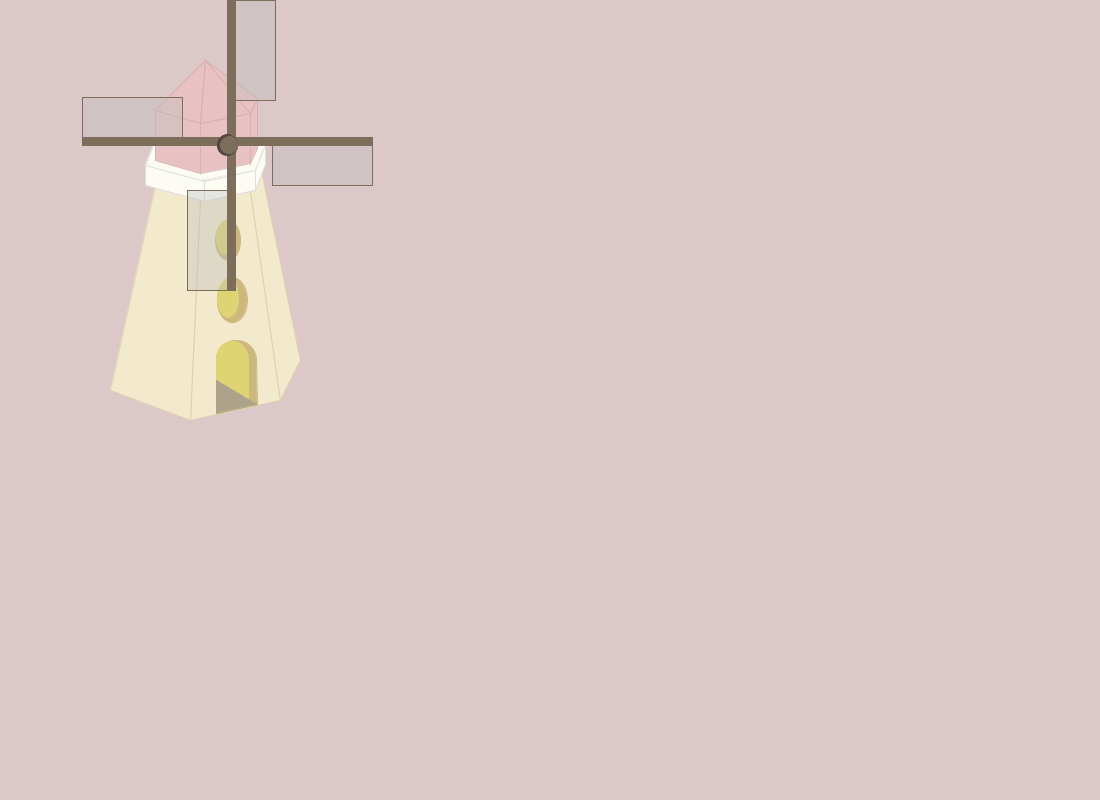
Frame 1 (no input)
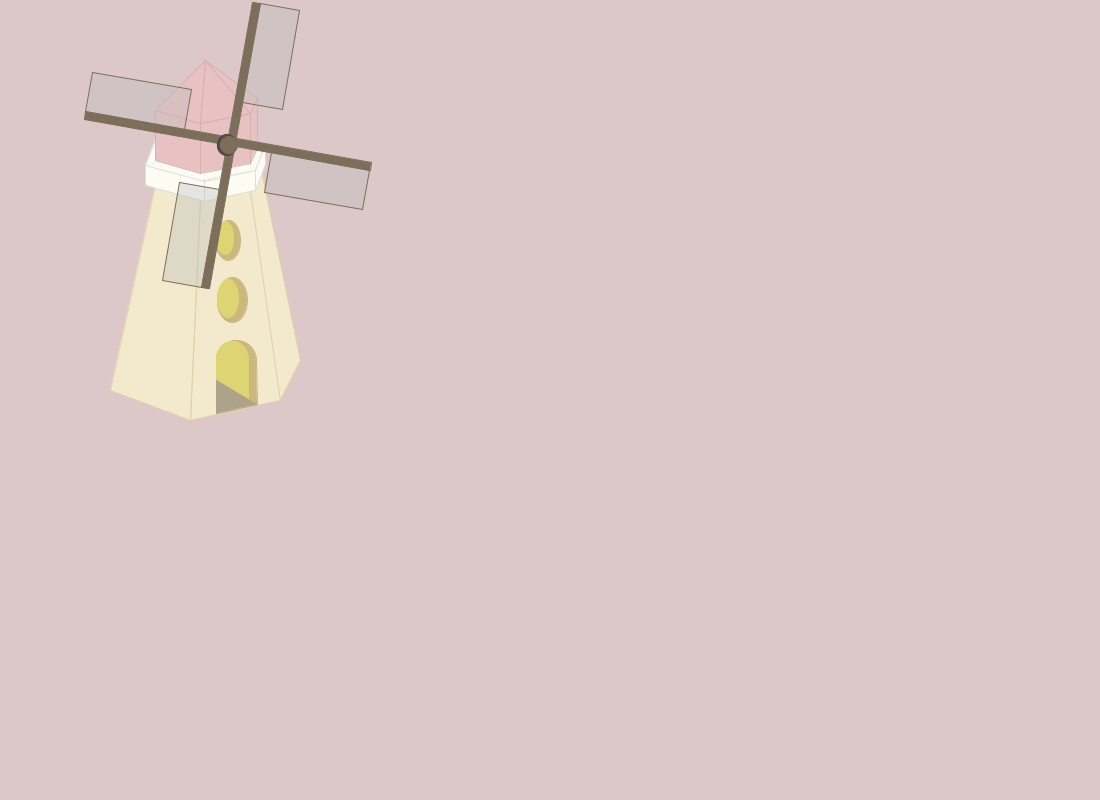
Frame 60 (the mouse pressed at the canvas centre just before this capture)
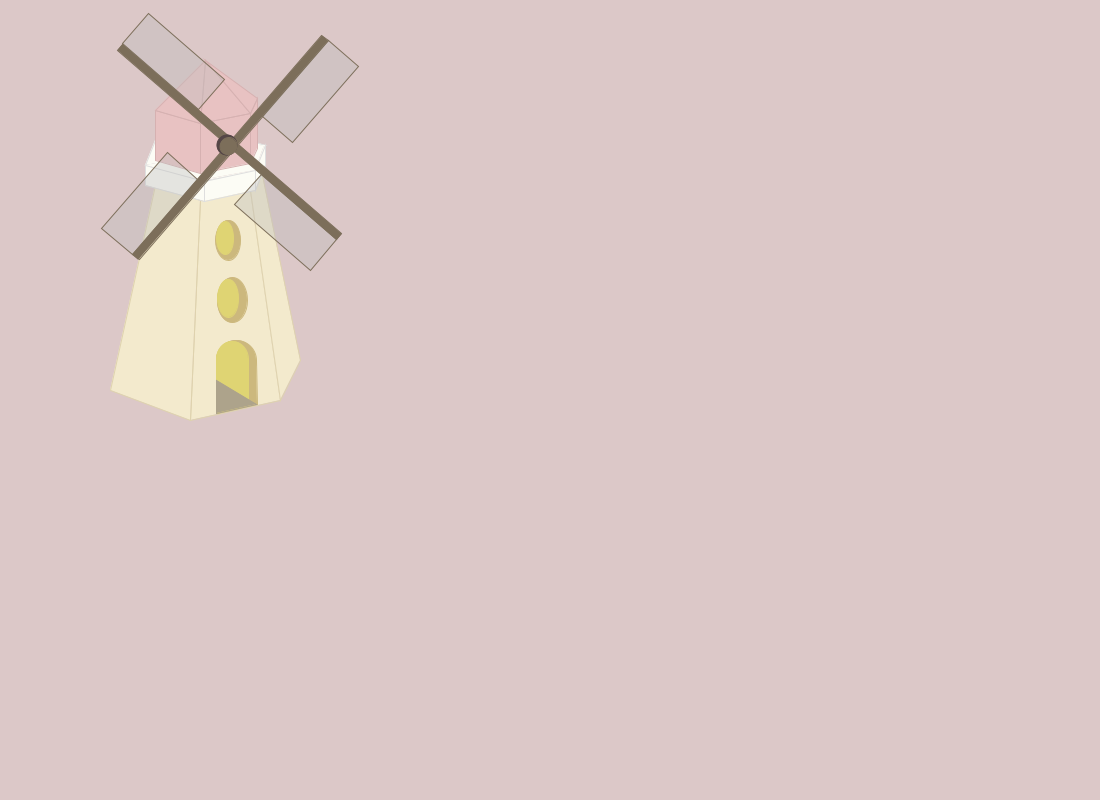
Frame 120 (the mouse held since frame 60 and released just before this capture)

The Processing sketch that drew these frames (run headless with seeded random() and noise(); from frame 60 on, the mouse is pressed at the canvas centre):

// Processing sketch: Team_1
// ── Team_1.pde
int x, y = 0;
float angle = 0; 
float aVelocity = 0;
float aAcceleration = 0.0001;

void setup() {
  size(1100, 800);
}

void wind(int x, int y) {
  pushStyle();
  background(220, 200, 200);

  //body
  fill(243, 234, 205);
  stroke(222, 210, 174);
  quad(200, 200, 250, 190, 280, 400, 190, 420);
  quad(155, 185, 200, 200, 190, 420, 110, 390);
  quad(250, 190, 260, 165, 300, 360, 280, 400);

  //window
  fill(204, 184, 125);
  stroke(204, 184, 125);
  ellipse(228, 240, 25, 40);
  ellipse(232, 300, 30, 45);
  fill(223, 212, 115);
  stroke(223, 212, 115);
  ellipse(225, 238, 17, 33);
  ellipse(228, 298, 21, 38);

  //door
  fill(204, 184, 125);
  stroke(204, 184, 125);
  ellipse(236, 360, 40, 40);
  quad(216, 360, 256, 360, 257, 404, 217, 413);
  fill(223, 212, 115);
  stroke(223, 212, 115);
  ellipse(232, 359, 32, 36);
  quad(216, 360, 248, 360, 248, 405, 216, 413);  
  fill(173, 163, 139);
  stroke(173, 163, 139);
  triangle(216, 413, 216, 380, 256, 404);
  
  //head
  fill(252, 252, 245);
  stroke(222, 222, 222);
  quad(155, 140, 215, 130, 265, 145, 145, 165);
  stroke(252, 252, 245);
  quad(146, 165, 264, 145, 255, 170, 195, 181);
  stroke(222, 222, 222);
  quad(145, 165, 204, 181, 204, 201, 145, 185);
  quad(204, 181, 255, 170, 255, 190, 204, 201);
  quad(255, 170, 265, 145, 265, 165, 255, 190);
  
  fill(232, 194, 194);
  stroke(214, 177, 177);
  quad(155, 160, 155, 110, 200, 123, 200, 173);
  quad(200, 173, 200, 123, 250, 113, 250, 163);
  quad(250, 163, 250, 113, 257, 98, 257, 148);
  triangle(200, 123, 205, 60, 250, 113);
  triangle(155, 110, 205, 60, 200, 123);
  triangle(250, 113, 205, 60, 257, 98);
  
  //wing
  pushMatrix();
  translate(227, 145);
  rotate(angle);
  
  fill(124, 110, 90);
  stroke(124, 110, 90);
  rect(0, -145, 8, 290);
  rect(-145, -8, 290, 8);
  
  fill(188, 188, 188, 95);
  quad(-145, -8, -145, -48, -45, -48, -45, -8);
  quad(8, -145, 48, -145, 48, -45, 8, -45);
  quad(145, 0, 145, 40, 45, 40, 45, 0); 
  quad(0, 145, -40, 145, -40, 45, 0, 45);
  
  aVelocity = aVelocity + aAcceleration;
    
  angle = angle + aVelocity;
  
  if (angle > 30) {
    aVelocity = aVelocity - aAcceleration;
  }
  
  fill(85, 70, 70);
  stroke(85, 70, 70);
  ellipse(0, 0, 20, 21);
  fill(124, 110, 90);
  stroke(124, 110, 90);
  circle(2, 0, 17);
  popMatrix();

  popStyle();
}

void draw() {
  wind(1100, 800);
}
